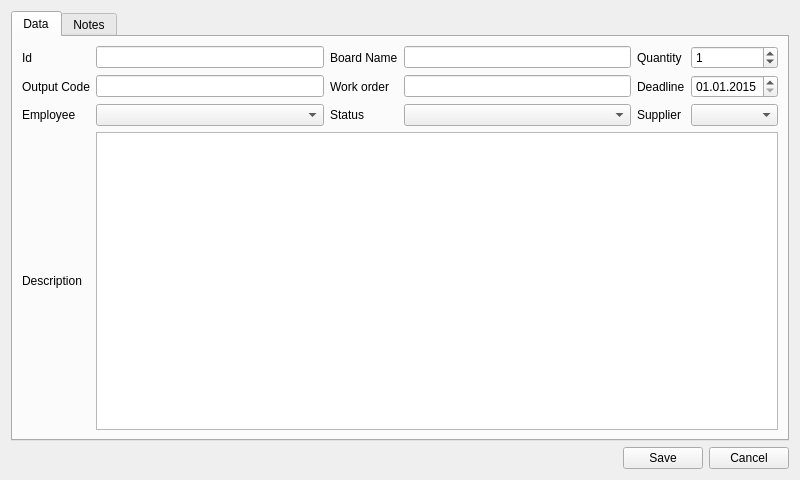
<?xml version="1.0" encoding="UTF-8"?>
<ui version="4.0">
 <class>ProductionDialog</class>
 <widget class="QDialog" name="ProductionDialog">
  <property name="geometry">
   <rect>
    <x>0</x>
    <y>0</y>
    <width>800</width>
    <height>480</height>
   </rect>
  </property>
  <property name="minimumSize">
   <size>
    <width>800</width>
    <height>480</height>
   </size>
  </property>
  <property name="maximumSize">
   <size>
    <width>800</width>
    <height>480</height>
   </size>
  </property>
  <property name="windowTitle">
   <string notr="true">Dialog</string>
  </property>
  <layout class="QVBoxLayout" name="verticalLayout">
   <item>
    <widget class="QTabWidget" name="tabWidget">
     <property name="currentIndex">
      <number>0</number>
     </property>
     <widget class="QWidget" name="tabData">
      <attribute name="title">
       <string>Data</string>
      </attribute>
      <layout class="QGridLayout" name="gridLayout_2">
       <item row="2" column="5">
        <widget class="QComboBox" name="statusCombobox"/>
       </item>
       <item row="1" column="4">
        <widget class="QLabel" name="jobcodeLabel">
         <property name="text">
          <string>Work order</string>
         </property>
        </widget>
       </item>
       <item row="1" column="5">
        <widget class="QLineEdit" name="jobcodeText">
         <property name="maxLength">
          <number>12</number>
         </property>
        </widget>
       </item>
       <item row="2" column="3">
        <widget class="QComboBox" name="employeeCombobox"/>
       </item>
       <item row="2" column="4">
        <widget class="QLabel" name="statusLabel">
         <property name="text">
          <string>Status</string>
         </property>
        </widget>
       </item>
       <item row="2" column="1">
        <widget class="QLabel" name="employeeLabel">
         <property name="text">
          <string>Employee</string>
         </property>
        </widget>
       </item>
       <item row="3" column="1">
        <widget class="QLabel" name="descriptionLabel">
         <property name="text">
          <string>Description</string>
         </property>
        </widget>
       </item>
       <item row="3" column="3" colspan="5">
        <widget class="QPlainTextEdit" name="descriptionText"/>
       </item>
       <item row="2" column="6">
        <widget class="QLabel" name="supplierLabel">
         <property name="text">
          <string>Supplier</string>
         </property>
        </widget>
       </item>
       <item row="2" column="7">
        <widget class="QComboBox" name="supplierCombobox"/>
       </item>
       <item row="0" column="6">
        <widget class="QLabel" name="quantityLabel">
         <property name="text">
          <string>Quantity</string>
         </property>
        </widget>
       </item>
       <item row="0" column="5">
        <widget class="QLineEdit" name="boardNameText">
         <property name="readOnly">
          <bool>false</bool>
         </property>
        </widget>
       </item>
       <item row="0" column="4">
        <widget class="QLabel" name="boardNameLabel">
         <property name="text">
          <string>Board Name</string>
         </property>
        </widget>
       </item>
       <item row="0" column="3">
        <widget class="QLineEdit" name="idText">
         <property name="readOnly">
          <bool>true</bool>
         </property>
        </widget>
       </item>
       <item row="0" column="1">
        <widget class="QLabel" name="idLabel">
         <property name="text">
          <string>Id</string>
         </property>
        </widget>
       </item>
       <item row="0" column="7">
        <widget class="QSpinBox" name="quantityText">
         <property name="value">
          <number>1</number>
         </property>
        </widget>
       </item>
       <item row="1" column="1">
        <widget class="QLabel" name="outputLabel">
         <property name="text">
          <string>Output Code</string>
         </property>
        </widget>
       </item>
       <item row="1" column="3">
        <widget class="QLineEdit" name="outputText">
         <property name="maxLength">
          <number>7</number>
         </property>
        </widget>
       </item>
       <item row="1" column="7">
        <widget class="QDateEdit" name="deadlineEdit">
         <property name="dateTime">
          <datetime>
           <hour>0</hour>
           <minute>0</minute>
           <second>0</second>
           <year>2015</year>
           <month>1</month>
           <day>1</day>
          </datetime>
         </property>
         <property name="displayFormat">
          <string>dd.MM.yyyy</string>
         </property>
        </widget>
       </item>
       <item row="1" column="6">
        <widget class="QLabel" name="deadlineLabel">
         <property name="text">
          <string>Deadline</string>
         </property>
        </widget>
       </item>
      </layout>
     </widget>
     <widget class="QWidget" name="tabNotes">
      <attribute name="title">
       <string>Notes</string>
      </attribute>
      <layout class="QVBoxLayout" name="verticalLayout_2">
       <item>
        <layout class="QGridLayout" name="gridLayout">
         <item row="1" column="1">
          <widget class="QLineEdit" name="authorNoteModEdit">
           <property name="readOnly">
            <bool>true</bool>
           </property>
          </widget>
         </item>
         <item row="2" column="0">
          <widget class="QLabel" name="textNoteLabel">
           <property name="text">
            <string>Text</string>
           </property>
          </widget>
         </item>
         <item row="1" column="0">
          <widget class="QLabel" name="authorNoteModLabel">
           <property name="text">
            <string>Author Modification</string>
           </property>
          </widget>
         </item>
         <item row="0" column="0">
          <widget class="QLabel" name="authorNoteCreationLabel">
           <property name="text">
            <string>Author Creation</string>
           </property>
          </widget>
         </item>
         <item row="0" column="2">
          <widget class="QLabel" name="dateNoteCreLabel">
           <property name="text">
            <string>Date Creation</string>
           </property>
          </widget>
         </item>
         <item row="0" column="1">
          <widget class="QLineEdit" name="authorNoteCreEdit">
           <property name="readOnly">
            <bool>true</bool>
           </property>
          </widget>
         </item>
         <item row="1" column="2">
          <widget class="QLabel" name="dateNoteModLabel">
           <property name="text">
            <string>Date Modification</string>
           </property>
          </widget>
         </item>
         <item row="0" column="3">
          <widget class="QDateTimeEdit" name="dateNoteCreEdit">
           <property name="readOnly">
            <bool>true</bool>
           </property>
          </widget>
         </item>
         <item row="1" column="3">
          <widget class="QDateTimeEdit" name="dateNoteModEdit">
           <property name="readOnly">
            <bool>true</bool>
           </property>
          </widget>
         </item>
         <item row="2" column="1" colspan="3">
          <widget class="QPlainTextEdit" name="textNoteEdit">
           <property name="readOnly">
            <bool>true</bool>
           </property>
          </widget>
         </item>
        </layout>
       </item>
       <item>
        <widget class="Line" name="line">
         <property name="orientation">
          <enum>Qt::Horizontal</enum>
         </property>
        </widget>
       </item>
       <item>
        <widget class="QTableView" name="noteTable">
         <property name="minimumSize">
          <size>
           <width>0</width>
           <height>210</height>
          </size>
         </property>
         <property name="maximumSize">
          <size>
           <width>16777215</width>
           <height>16777215</height>
          </size>
         </property>
         <property name="editTriggers">
          <set>QAbstractItemView::AnyKeyPressed|QAbstractItemView::EditKeyPressed</set>
         </property>
         <property name="selectionMode">
          <enum>QAbstractItemView::SingleSelection</enum>
         </property>
         <property name="selectionBehavior">
          <enum>QAbstractItemView::SelectRows</enum>
         </property>
         <attribute name="verticalHeaderVisible">
          <bool>false</bool>
         </attribute>
        </widget>
       </item>
       <item>
        <layout class="QHBoxLayout" name="horizontalLayout">
         <item>
          <spacer name="horizontalSpacer_2">
           <property name="orientation">
            <enum>Qt::Horizontal</enum>
           </property>
           <property name="sizeHint" stdset="0">
            <size>
             <width>40</width>
             <height>20</height>
            </size>
           </property>
          </spacer>
         </item>
         <item>
          <widget class="QPushButton" name="productionNoteAddButton">
           <property name="text">
            <string>Add</string>
           </property>
          </widget>
         </item>
         <item>
          <widget class="QPushButton" name="productionNoteEditButton">
           <property name="text">
            <string>Edit</string>
           </property>
          </widget>
         </item>
         <item>
          <widget class="QPushButton" name="productionNoteDeleteButton">
           <property name="text">
            <string>Delete</string>
           </property>
          </widget>
         </item>
        </layout>
       </item>
      </layout>
     </widget>
    </widget>
   </item>
   <item>
    <layout class="QHBoxLayout" name="horizontalLayout_2">
     <item>
      <spacer name="horizontalSpacer">
       <property name="orientation">
        <enum>Qt::Horizontal</enum>
       </property>
       <property name="sizeHint" stdset="0">
        <size>
         <width>40</width>
         <height>20</height>
        </size>
       </property>
      </spacer>
     </item>
     <item>
      <widget class="QPushButton" name="saveButton">
       <property name="text">
        <string>Save</string>
       </property>
      </widget>
     </item>
     <item>
      <widget class="QPushButton" name="cancelButton">
       <property name="text">
        <string>Cancel</string>
       </property>
      </widget>
     </item>
    </layout>
   </item>
  </layout>
 </widget>
 <tabstops>
  <tabstop>tabWidget</tabstop>
  <tabstop>jobcodeText</tabstop>
  <tabstop>employeeCombobox</tabstop>
  <tabstop>statusCombobox</tabstop>
  <tabstop>supplierCombobox</tabstop>
  <tabstop>descriptionText</tabstop>
  <tabstop>saveButton</tabstop>
  <tabstop>cancelButton</tabstop>
  <tabstop>productionNoteAddButton</tabstop>
  <tabstop>authorNoteCreEdit</tabstop>
  <tabstop>dateNoteCreEdit</tabstop>
  <tabstop>authorNoteModEdit</tabstop>
  <tabstop>dateNoteModEdit</tabstop>
  <tabstop>textNoteEdit</tabstop>
  <tabstop>noteTable</tabstop>
  <tabstop>productionNoteEditButton</tabstop>
  <tabstop>productionNoteDeleteButton</tabstop>
 </tabstops>
 <resources/>
 <connections/>
</ui>
